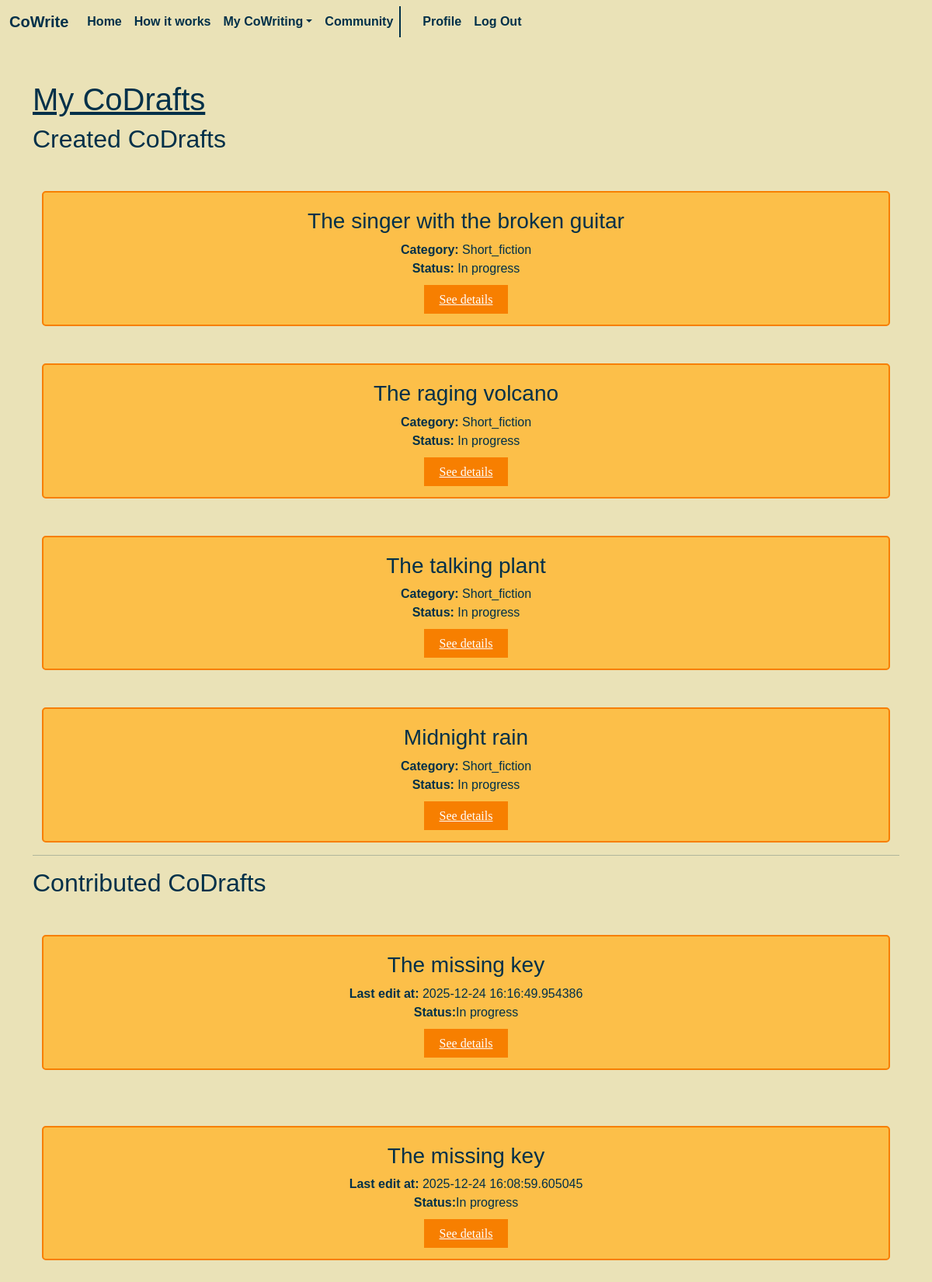
Screenshot of /my-codrafts (signed in) with the database file from the repository.
### models.py (models this page shows)
class CoDraft(db.Model):
    __tablename__ = "codrafts"
    id = db.Column(db.Integer, primary_key=True)
    title = db.Column(db.String(50), nullable=False)
    category = db.Column(db.String(50), nullable=False)
    max_units = db.Column(db.Integer, nullable=False)
    max_unit_type = db.Column(db.String(20), nullable=False) # Words, sentences, paragraphs
    is_completed = db.Column(db.Boolean, default=False)
    created_at = db.Column(db.DateTime, default=datetime.utcnow)
    creator_id = db.Column(db.Integer, db.ForeignKey("user.id"), nullable=False)
    contributions = db.relationship("Contribution", backref="codraft", lazy=True)

class Contribution(db.Model):
    id = db.Column(db.Integer, primary_key=True)
    codraft_id = db.Column(db.Integer, db.ForeignKey("codrafts.id"), nullable=False)
    user_id = db.Column(db.Integer, db.ForeignKey("user.id"), nullable=False)
    text_snapshot = db.Column(db.Text, nullable=False)
    timestamp = db.Column(db.DateTime, default=datetime.utcnow)

### app.py (the view)
@app.route("/my-codrafts")
@login_required
def my_codrafts():
    current_user = User.query.get(session["user_id"])
    created = (
        CoDraft.query
        .filter_by(creator_id=current_user.id)
        .order_by(desc(CoDraft.created_at))
        .all()
    )
    contributed = (
        Contribution.query
        .join(CoDraft)
        .filter(
            Contribution.user_id == current_user.id,
            CoDraft.creator_id != current_user.id
        )
        .distinct()
        .order_by(desc(Contribution.timestamp))
        .all()
        )
    return render_template(
        "my_codrafts.html",
        created=created,
        contributed=contributed
        )

### helpers.py (called while the page is built)
def login_required(f):
    @wraps(f)
    def decorated_function(*args, **kwargs):
        if session.get("user_id") is None:
            return redirect("/login")
        return f(*args, **kwargs)
    return decorated_function

### Templates/my_codrafts.html (shortened to what this page needs)
{% extends "layout.html" %}
{% block main %}
    <h1 class="section-title mt-4">My CoDrafts</h1>
    <h2>Created CoDrafts</h2>
    {% if created %}
        {% for cre in created %}
        <div class="container mt-5">
            <div class="codraft_div">
                <h3>{{cre.title}}</h3>
                <p><b>Category:</b> {{cre.category}}<br>
                <b>Status:</b> {{"Completed" if cre.is_completed else "In progress"}} </p>
                <a href="{{ url_for('codraft', id=cre.id) }}" class="custom-button-colour">See details</a>
            </div>
        </div>
        {% endfor %}
    {% else %}
        <em>You haven't created any CoDrafts</em>
    {% endif %}
    <hr>
    <h2>Contributed CoDrafts</h2>
    {% if contributed %}
        {% for con in contributed %}
        <div class="container mt-5">
            <div class="codraft_div">
                <h3>{{con.codraft.title}}</h3>
                <p><b>Last edit at:</b> {{con.timestamp}}<br>
                <b>Status:</b>{{"Completed" if con.codraft.is_completed else "In progress"}} </p>
                <a href="{{ url_for('codraft', id=con.codraft.id) }}" class="custom-button-colour">See details </a>
                <br>
            </div>
        </div>
        <br>
        {% endfor %}
    {% else %}
        <em>You haven't contributed to any CoDrafts</em>
    {% endif %}
{% endblock %}

### Static/CSS/styles.css (style rules this page uses)
body { background-color: #eae2b7; margin-bottom: 50px; font-family: 'Trebuchet MS', sans-serif; color: #003049; }
h1 { text-decoration: underline; }
.codraft_div { border: 2px solid #f77f00; background-color: #fcbf49; text-align: center; border-radius: 5px; padding: 20px; }
.codraft_div { transition: transform 0.2s ease, box-shadow 0.2s ease; }
::placeholder { color: #eae2b7; font-style: italic; }
.custom-button-colour { background-color: #f77f00; color: white; font-family: Allura; border: none; padding-top: 10px; padding-bottom: 10px; padding-left: 20px; padding-right: 20px; cursor: pointer; }

### rows the page displays
CoDraft: title "The singer with the broken guitar", category "Short_fiction", is_completed "In progress"
CoDraft: title "The raging volcano", category "Short_fiction", is_completed "In progress"
CoDraft: title "The talking plant", category "Short_fiction", is_completed "In progress"
CoDraft: title "Midnight rain", category "Short_fiction", is_completed "In progress"
Contribution: codraft "The missing key", timestamp "2025-12-24 16:16:49.954386"
CoDraft: is_completed "In progress"
Contribution: codraft "The missing key", timestamp "2025-12-24 16:08:59.605045"
